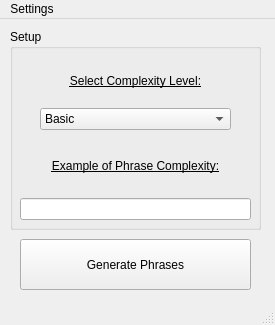
<?xml version="1.0" encoding="UTF-8"?>
<ui version="4.0">
 <class>MainWindow</class>
 <widget class="QMainWindow" name="MainWindow">
  <property name="geometry">
   <rect>
    <x>0</x>
    <y>0</y>
    <width>275</width>
    <height>325</height>
   </rect>
  </property>
  <property name="minimumSize">
   <size>
    <width>275</width>
    <height>325</height>
   </size>
  </property>
  <property name="maximumSize">
   <size>
    <width>275</width>
    <height>325</height>
   </size>
  </property>
  <property name="windowTitle">
   <string>MainWindow</string>
  </property>
  <widget class="QWidget" name="centralwidget">
   <widget class="QPushButton" name="generatePhrasesBtn">
    <property name="geometry">
     <rect>
      <x>20</x>
      <y>220</y>
      <width>231</width>
      <height>51</height>
     </rect>
    </property>
    <property name="text">
     <string>Generate Phrases</string>
    </property>
   </widget>
   <widget class="QGroupBox" name="groupBox">
    <property name="geometry">
     <rect>
      <x>10</x>
      <y>10</y>
      <width>251</width>
      <height>201</height>
     </rect>
    </property>
    <property name="title">
     <string>Setup</string>
    </property>
    <widget class="QWidget" name="layoutWidget">
     <property name="geometry">
      <rect>
       <x>30</x>
       <y>30</y>
       <width>191</width>
       <height>71</height>
      </rect>
     </property>
     <layout class="QVBoxLayout" name="verticalLayout">
      <item>
       <widget class="QLabel" name="selectComplexityLbl">
        <property name="styleSheet">
         <string notr="true">font: 700 9pt &quot;Segoe UI&quot;;
text-decoration: underline;</string>
        </property>
        <property name="text">
         <string>Select Complexity Level:</string>
        </property>
        <property name="alignment">
         <set>Qt::AlignCenter</set>
        </property>
       </widget>
      </item>
      <item>
       <widget class="QComboBox" name="complexityCmbx">
        <property name="currentIndex">
         <number>0</number>
        </property>
        <item>
         <property name="text">
          <string>Basic</string>
         </property>
        </item>
        <item>
         <property name="text">
          <string>Moderate</string>
         </property>
        </item>
        <item>
         <property name="text">
          <string>Complex</string>
         </property>
        </item>
       </widget>
      </item>
     </layout>
    </widget>
    <widget class="QWidget" name="layoutWidget">
     <property name="geometry">
      <rect>
       <x>10</x>
       <y>110</y>
       <width>231</width>
       <height>81</height>
      </rect>
     </property>
     <layout class="QVBoxLayout" name="verticalLayout_2">
      <item>
       <widget class="QLabel" name="exampleComplexityLbl">
        <property name="styleSheet">
         <string notr="true">font: 700 9pt &quot;Segoe UI&quot;;
text-decoration: underline;</string>
        </property>
        <property name="text">
         <string>Example of Phrase Complexity:</string>
        </property>
        <property name="alignment">
         <set>Qt::AlignCenter</set>
        </property>
       </widget>
      </item>
      <item>
       <widget class="QLineEdit" name="exampleComplexityTextLineE">
        <property name="alignment">
         <set>Qt::AlignCenter</set>
        </property>
        <property name="readOnly">
         <bool>true</bool>
        </property>
       </widget>
      </item>
     </layout>
    </widget>
   </widget>
  </widget>
  <widget class="QMenuBar" name="menubar">
   <property name="geometry">
    <rect>
     <x>0</x>
     <y>0</y>
     <width>275</width>
     <height>25</height>
    </rect>
   </property>
   <widget class="QMenu" name="menuSettings">
    <property name="title">
     <string>Settings</string>
    </property>
    <addaction name="actionDark_Mode"/>
    <addaction name="actionAbout"/>
   </widget>
   <addaction name="menuSettings"/>
  </widget>
  <widget class="QStatusBar" name="statusbar"/>
  <action name="actionDark_Mode">
   <property name="checkable">
    <bool>true</bool>
   </property>
   <property name="text">
    <string>Dark Mode</string>
   </property>
  </action>
  <action name="actionAbout">
   <property name="text">
    <string>About</string>
   </property>
  </action>
 </widget>
 <resources/>
 <connections/>
</ui>
